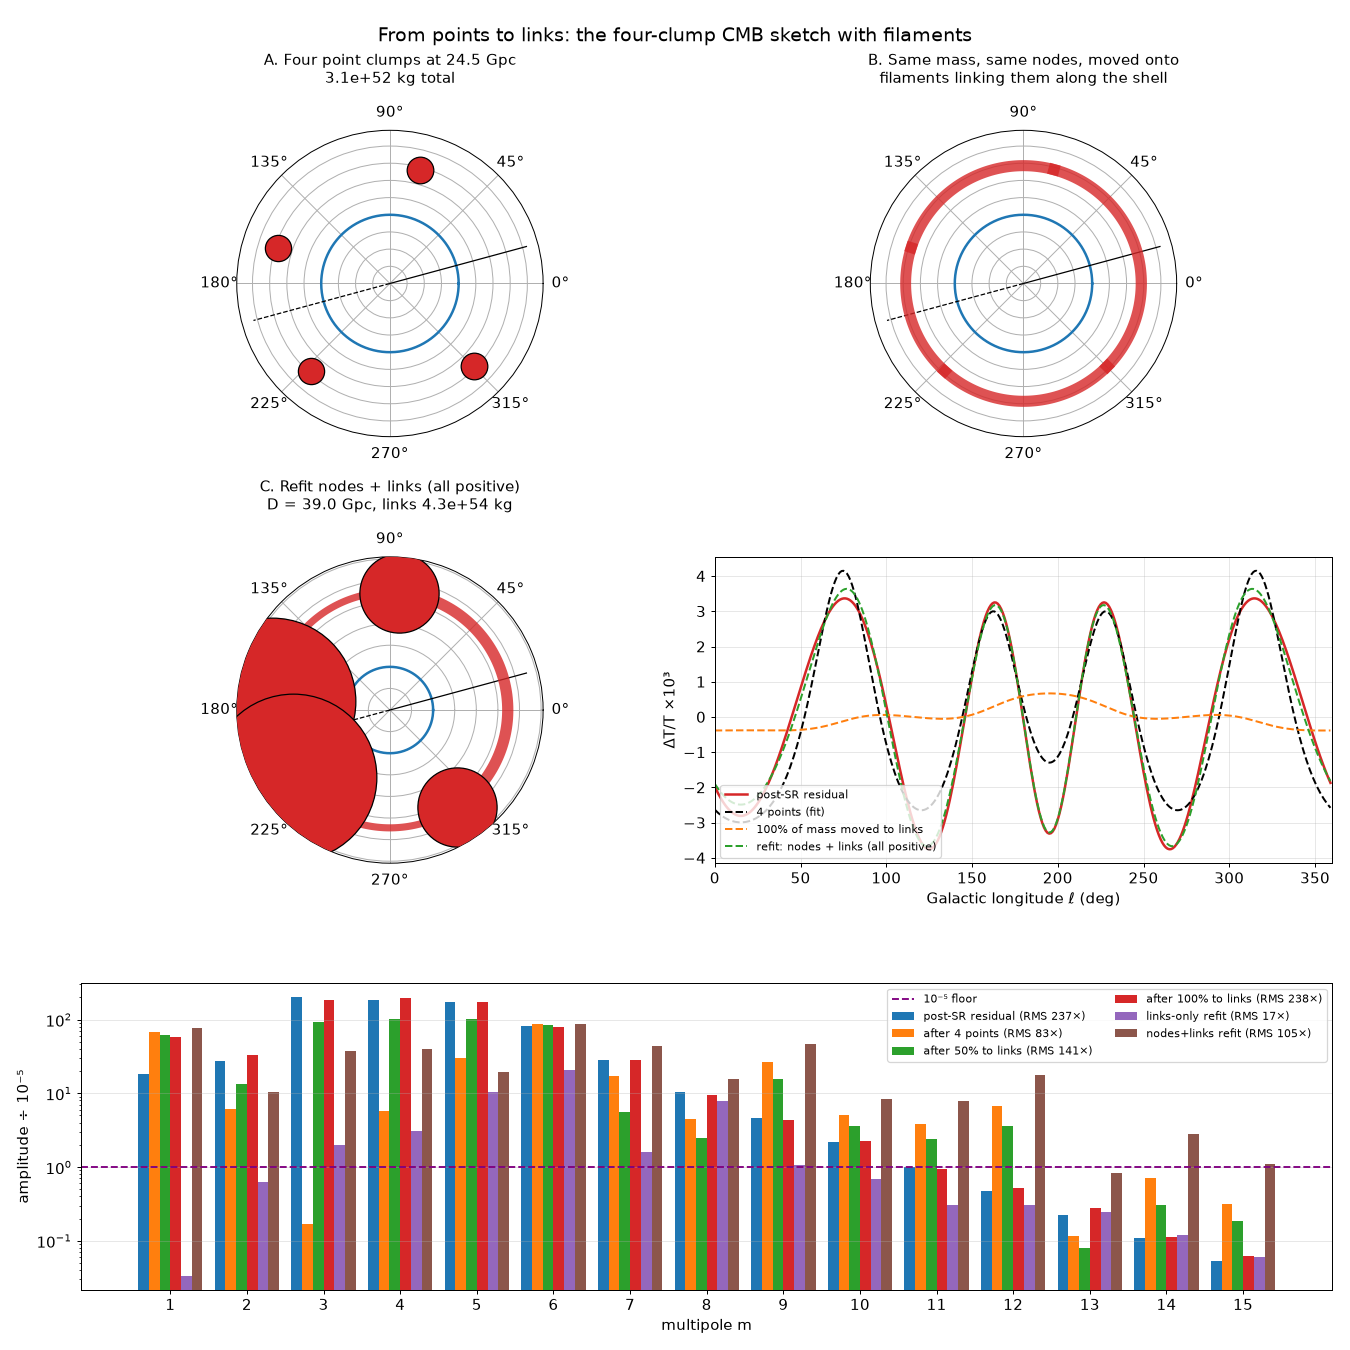

Write Python code to recreate this figure.
import json, numpy as np, matplotlib; matplotlib.use("Agg"); import matplotlib.pyplot as plt
from scipy.optimize import least_squares
exec(open("scan2.py").read().split("out={")[0])
S=json.load(open("scan.json")); p=S["sym"]["4"]["p"]; D0=p[0]; KG=7.7e51/0.0039
nodes0=[(phi+p[2],p[1]),(phi-p[2],p[1]),(phi+p[4],p[3]),(phi-p[4],p[3])]
def ptfield(a_deg,rho): return field(np.radians(a_deg),rho)
def arc(a1,a2,rho,n=None):
    n=n or max(8,int(abs(a2-a1)/0.25))  # unit total mass spread along arc a1->a2 (deg) at radius rho
    a=np.linspace(a1,a2,n); return sum(ptfield(x,rho) for x in a)/n
def radial(a,rho,half,n=40):
    r=np.linspace(rho-half,rho+half,n); return sum(ptfield(a,x) for x in r)/n
amps=lambda x:np.array([np.hypot(2*np.mean(x*np.cos(k*th)),2*np.mean(x*np.sin(k*th))) for k in range(1,16)])
def ring_order(nodes): return sorted(nodes,key=lambda t:t[0]%360)
def links_model(nodes,rho,Mlink):
    ns=ring_order(nodes); out=np.zeros_like(th); segs=[]
    angs=[n[0]%360 for n in ns]; L=[(angs[(i+1)%4]-angs[i])%360 for i in range(4)]; Ltot=sum(L)
    ML=Mlink if np.ndim(Mlink) else [Mlink*L[i]/Ltot for i in range(4)]
    for i in range(4):
        a1=angs[i]; a2=a1+L[i]; out+=ML[i]*arc(a1,a2,rho); segs.append((a1,a2,ML[i]))
    return out,segs
def links_from_nodes(nodes,rho,f):  # each node hands fraction f of its mass, half to each neighbouring link
    ns=ring_order(nodes); k=[n[1] for n in ns]; ML=[f*(k[i]+k[(i+1)%4])/2 for i in range(4)]
    return links_model(nodes,rho,ML)
Mtot=sum(k for _,k in nodes0)
res={}
pts=sum(k*ptfield(a,D0) for a,k in nodes0); res["4 points (fit)"]=pts
for f in (0.5,1.0):
    lm,segs=links_from_nodes(nodes0,D0,f); res[f"{int(f*100)}% of mass moved to links"]=(1-f)*pts+lm
for h in (10,20):
    res[f"each point → ±{h}° arc"]=sum(k*arc(a-h,a+h,D0) for a,k in nodes0)
res["each point → radial ±0.3R"]=sum(k*radial(a,D0,0.3) for a,k in nodes0)
# refit: nodes+links web, symmetric pairs, D, node mass per pair, link mass, all >=0
def web(q):
    D,k1,o1,k2,o2=q[:5]; ML=q[5:9]; ns=[(phi+o1,k1),(phi-o1,k1),(phi+o2,k2),(phi-o2,k2)]
    m=sum(k*ptfield(a,D) for a,k in ns); lm,_=links_model(ns,D,list(ML)); return m+lm
best=None
for ML0 in (0,0.004,0.008,0.016):
  for D_ in (1.4,1.7,2.2,3):
    f_=least_squares(lambda q:web(q)-R,[D_,p[1],p[2],p[3],p[4]]+[ML0*np.random.default_rng(int(D_*10)).uniform(0.2,1.8) for _ in range(4)],bounds=([1.05,0,1,0,1,0,0,0,0],[20,1,179,1,179,1,1,1,1]),max_nfev=1500)
    if best is None or f_.cost<best.cost: best=f_
q=best.x; res["refit: nodes + links (all positive)"]=web(q)
# links-only refit (no point mass at nodes)
def webL(q):
    D,o1,o2=q[:3]; ns=[(phi+o1,0),(phi-o1,0),(phi+o2,0),(phi-o2,0)]; return links_model(ns,D,list(q[3:7]))[0]
bestL=None
for D_ in (1.3,1.7,2.2,3,5):
  for o in ((147,60),(120,40),(160,90),(100,20)):
    f_=least_squares(lambda r:webL(r)-R,[D_,*o,0.004,0.004,0.004,0.004],bounds=([1.05,1,1,0,0,0,0],[20,179,179,5,5,5,5]),max_nfev=1500)
    if bestL is None or f_.cost<bestL.cost: bestL=f_
qL=bestL.x; res["refit: links only (positive)"]=webL(qL)
floor=1e-5
rows=[("post-SR residual (nothing added)",rms(R),amps(R))]
for k,v in res.items(): left=R-v; rows.append((k,rms(left),amps(left)))
for k,r,a in rows: print(f"{k:45s} RMS={r:.3e} ({r/floor:.0f}x)  m1..8 x floor:",np.round(a[:8]/floor).astype(int))
print("web refit D Gpc",q[0]*14.3,"node kg",q[1]*KG,q[3]*KG,"offs",q[2],q[4],"links kg",np.array(q[5:9])*KG)
print("links-only D Gpc",qL[0]*14.3,"offs",qL[1],qL[2],"links kg",np.array(qL[3:7])*KG)
print("4pt total",Mtot*KG)
json.dump({"rows":[(k,r,list(a)) for k,r,a in rows],"web":list(q),"linksonly":list(qL)},open("filament_demo.json","w"),indent=1)
# ---- figure
plt.rcParams.update({"font.size":12})
fig=plt.figure(figsize=(15,15))
def geo(ax,nodes,rho,segs,title,showpts=True,ML=None):
    ax.plot(np.linspace(0,2*np.pi,400),np.ones(400),"C0",lw=2)
    ax.plot([np.radians(phi)]*2,[0,rho*1.2],"k",lw=1); ax.plot([np.radians(phi+180)]*2,[0,rho*1.2],"k--",lw=1)
    for a1,a2,mm in segs:
        a=np.radians(np.linspace(a1,a2,100)); ax.plot(a,np.full(100,rho),color="C3",lw=1+8*min(1,mm/(max(x[2] for x in segs)+1e-30)),alpha=.8)
    if showpts:
        for a,k in nodes:
            if k>0: ax.scatter(np.radians(a),rho,s=60+400*k/0.004,color="C3",edgecolor="k",zorder=3)
    ax.set_ylim(0,rho*1.3); ax.set_yticklabels([]); ax.set_title(title,pad=18,fontsize=12)
a1=fig.add_subplot(3,2,1,projection="polar"); geo(a1,nodes0,D0,[],f"A. Four point clumps at {D0*14.3:.1f} Gpc\n{Mtot*KG:.1e} kg total")
_,segs=links_from_nodes(nodes0,D0,1.0)
a2=fig.add_subplot(3,2,2,projection="polar"); geo(a2,nodes0,D0,segs,"B. Same mass, same nodes, moved onto\nfilaments linking them along the shell",showpts=False)
ns=[(phi+q[2],q[1]),(phi-q[2],q[1]),(phi+q[4],q[3]),(phi-q[4],q[3])]; _,segs2=links_model(ns,q[0],list(q[5:9]))
a3=fig.add_subplot(3,2,3,projection="polar"); geo(a3,ns,q[0],segs2,f"C. Refit nodes + links (all positive)\nD = {q[0]*14.3:.1f} Gpc, links {np.sum(q[5:9])*KG:.1e} kg")
ax=fig.add_subplot(3,2,4); ax.plot(ELL,R*1e3,"C3",lw=2,label="post-SR residual")
for k,c in (("4 points (fit)","k"),("100% of mass moved to links","C1"),("refit: nodes + links (all positive)","C2")):
    ax.plot(ELL,res[k]*1e3,color=c,lw=1.6,ls="--",label=k)
ax.set_xlim(0,360); ax.set_xlabel("Galactic longitude ℓ (deg)"); ax.set_ylabel("ΔT/T ×10³"); ax.grid(alpha=.3); ax.legend(fontsize=9,loc="lower left")
ax=fig.add_subplot(3,1,3); ms=np.arange(1,16); sel=[0,1,2,3,7,6]; w=0.14
labs=["post-SR residual","after 4 points","after 50% to links","after 100% to links","links-only refit","nodes+links refit"]
for j,i in enumerate(sel):
    ax.bar(ms+(j-2.5)*w,rows[i][2]/floor,w,label=f"{labs[j]} (RMS {rows[i][1]/floor:.0f}×)")
ax.axhline(1,ls="--",color="purple",label="10⁻⁵ floor"); ax.set_yscale("log"); ax.set_xticks(ms); ax.set_xlabel("multipole m"); ax.set_ylabel("amplitude ÷ 10⁻⁵"); ax.legend(fontsize=9,ncol=2); ax.grid(alpha=.3,axis="y")
fig.suptitle("From points to links: the four-clump CMB sketch with filaments",fontsize=15)
fig.tight_layout(); fig.savefig("filament_demo.png",dpi=90); print("saved")
